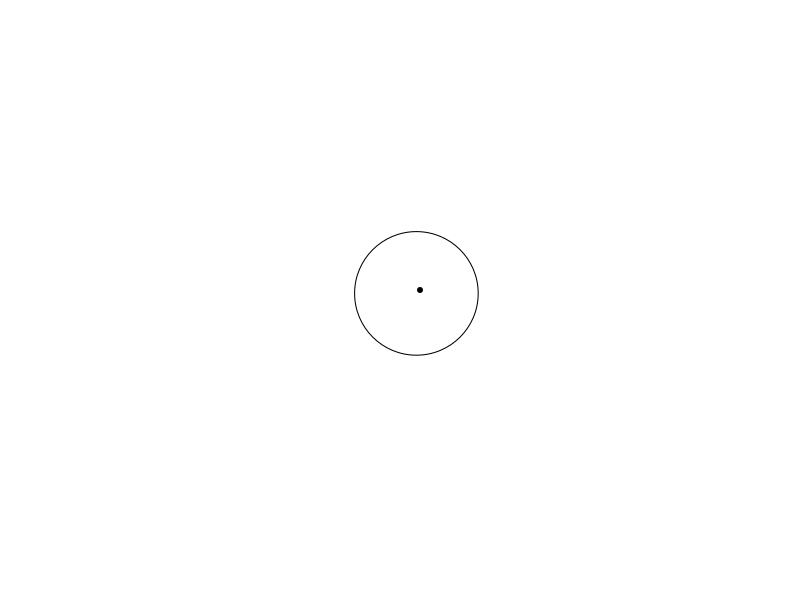

This figure's R source: (Note: this script raises an error after producing the figure.)
library(grid)
plot.new()


center = 0 
radius = 0.5

plot(0, 0,
     xlim=c(-2,2),
     ylim=c(-2,2),
     col = "white", xlab = "", ylab = "", axes=F)
grid.circle(r = .103,x = 0.5205,y=0.511)
points(center,center,pch=20)


for (i in seq(1,30000/2)){
  x <- runif(1,-1.5,1.5)
  y <- runif(1,-1.5,1.5)
  if ( abs(x-center) > l*2 | abs(y-center) > l){
    #col <- sample(colors(),1)
    #pch <- sample(1:12,1)
    #points(x,y,pch='.',col=col)
    points(x,y,pch='.')
  }
}


for (i in seq(1,30000/2)){
  x <- runif(1,-1.5,1.5)
  y <- runif(1,-1.5,1.5)
  if ( abs(x-center) > l | abs(y-center) > l*4){
    #col <- sample(colors(),1)
    #pch <- sample(1:12,1)
    #points(x,y,pch='.',col=col)
    points(x,y,pch='.')
  }
}


############# Quadrants

plot(0, 0,
     xlim=c(-2,2),
     ylim=c(-2,2),
     col = "white", xlab = "", ylab = "", axes=F)
for (i in seq(1,30000/2)){
  x <- runif(1,-1.5,1.5)
  y <- runif(1,-1.5,1.5)
  if ( (abs(x-center) > l/2 & abs(y-center) > l/2) | (abs(x-center) > l/2 & abs(y-center) > l/2)){
    #col <- sample(colors(),1)
    #pch <- sample(1:12,1)
    #points(x,y,pch='.',col=col)
    points(x,y,pch='.')
  }
}



#### Hourglass
plot(0, 0,
     xlim=c(-2,2),
     ylim=c(-2,2),
     col = "white", xlab = "", ylab = "", axes=F)
for (i in seq(1,30000/2)){
  x <- runif(1,-1.5,1.5)
  y <- runif(1,-1.5,1.5)
  if ( (abs(x-center)/abs(y-center) < l**2) | (abs(x-center)/abs(y-center) < l**2)){
    #col <- sample(colors(),1)
    #pch <- sample(1:12,1)
    #points(x,y,pch='.',col=col)
    points(x,y,pch='.')
  }
}